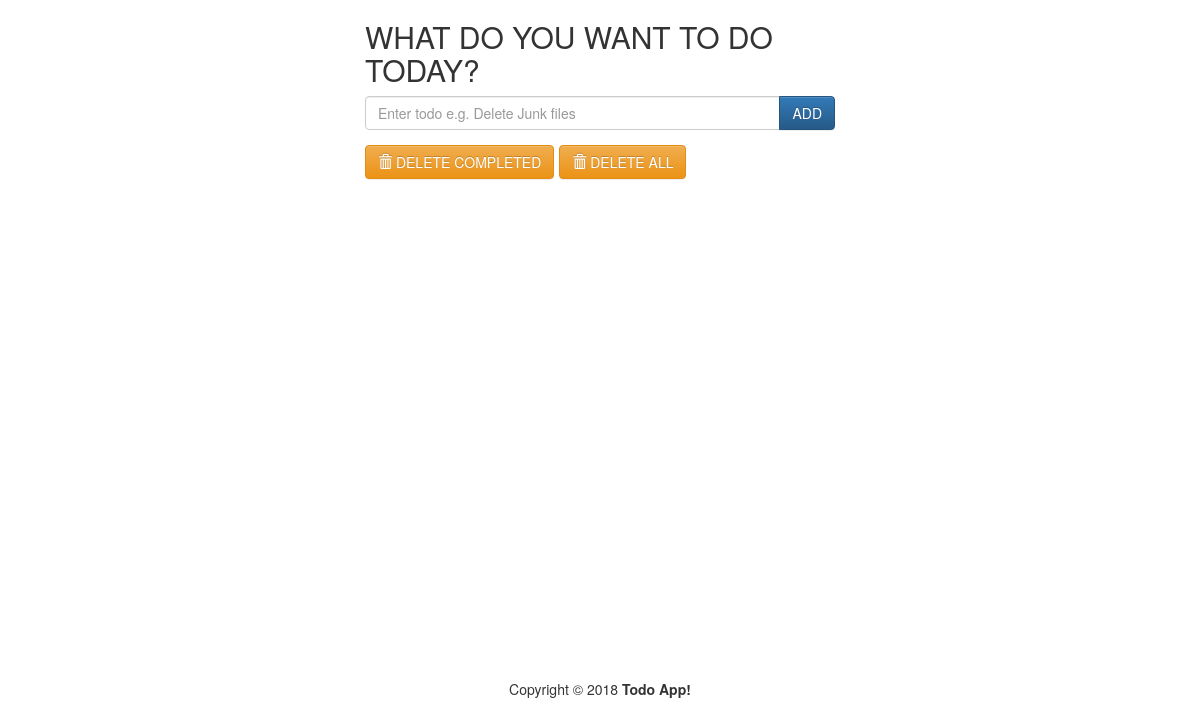
/todo/home/, run on an earlier commit of the app's database.
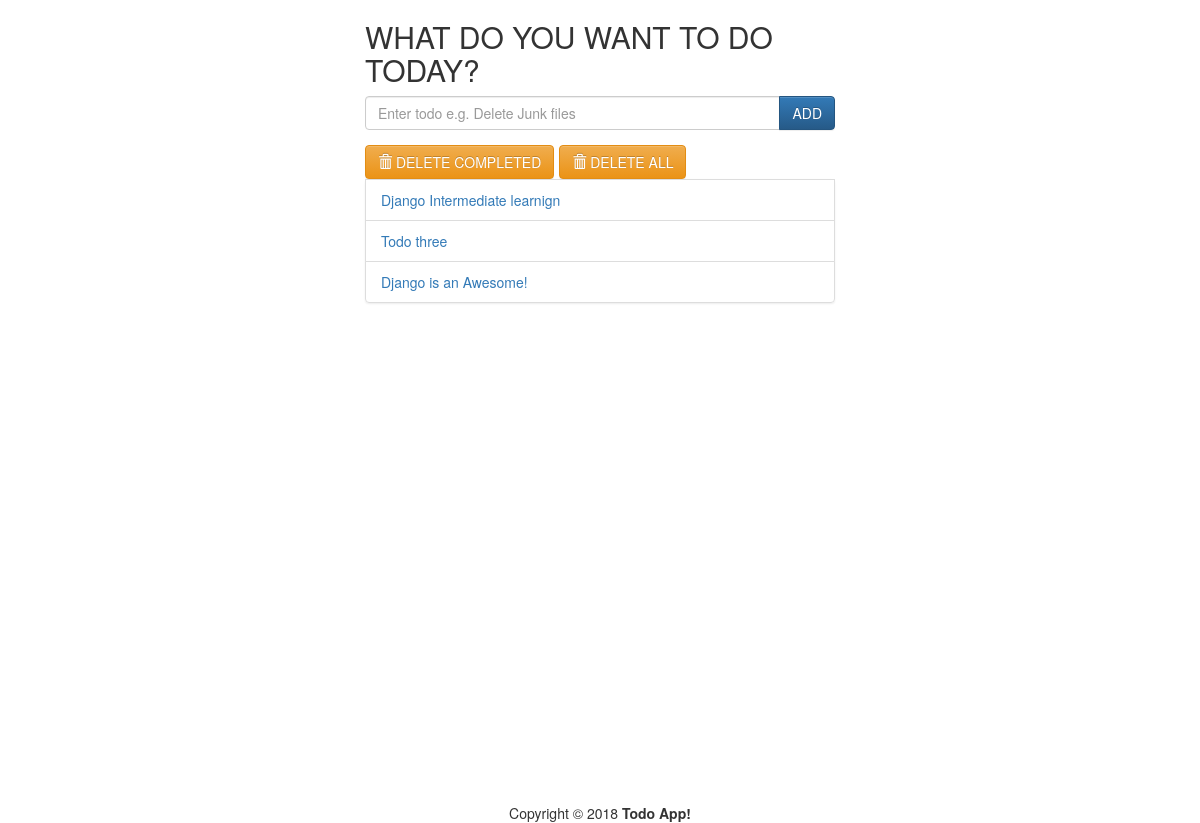
And on a later commit of the database.
### todo/models.py (models this page shows, shortened)
class Todo(models.Model):
    text = models.CharField(max_length=40)
    complete = models.BooleanField(default=False)

### todo/views.py (the view)
# urls.py: 2. Add a URL to urlpatterns:  path('', views.home, name='home')
def home(request):
    todo_list = Todo.objects.order_by('id')
    form = TodoForm()
    context = {'todo_list':todo_list, 'form':form}
    return render(request, 'todo/home.html', context)

### todo/forms.py
class TodoForm(forms.Form):
    text = forms.CharField(max_length=40, widget=forms.TextInput(
        attrs={'class':'form-control', 'placeholder':'Enter todo e.g. Delete Junk files', 'aria-label':'Todo', 'aria-describedby':'add-btn'}
    ))

### templates/todo/home.html (shortened to what this page needs)
{% extends 'master.html' %}
{% block content %}
    <div class="container">
    <div class="container-fluid" id="wrapper">
        <div class="row">
            <h2>WHAT DO YOU WANT TO DO TODAY?</h2>
            <form action="{% url 'add' %}" method="post" role="form">
                <div class="form-group">
                    <div class="input-group">
                        {{ form.text }}
                        <span class="input-group-btn">
                            <button type="submit" class="btn btn-primary" id="add-btn">ADD</button>
                        </span>
                    </div>
                </div>
            </form>
            <div class="row t10">
                <div class="col-lg-12">
                    <div class="btn-toolbar">
                        <div class="btn-group">
                            <a href="{% url 'deletecomplete' %}">
                            <button type="button" class="btn btn-warning">
                                <i class="glyphicon glyphicon-trash"></i>
                                DELETE COMPLETED
                            </button>
                                </a>
                        </div>
                        <div class="btn-group">
                            <a href="{% url 'deleteall' %}">
                            <button type="button" class="btn btn-warning">
                                <i class="glyphicon glyphicon-trash"></i>
                                DELETE ALL
                            </button>
                                </a>
                        </div>
                    </div>
                </div>
            </div>
            <ul class="list-group t20">
                {% for todo in todo_list %}
                    {% if todo.complete %}
                        <li class="list-group-item">{{ todo.text }}</li>
                        {% else %}
                        <a href="{% url 'complete' todo.id %}"><li class="list-group-item todo-completed">{{ todo.text }}</a></li>
                    {% endif %}
                {% endfor %}
            </ul>
        </div>
    </div>
        <br><br><br><br><br><br><br><br><br><br><br><br>
        <br><br><br><br><br><br><br><br><br><br><br><br>
    <footer>
        <div class="row pad">
            <div class="col-lg-12 text-center">
                Copyright &copy; 2018 <strong>Todo App!</strong>
            </div>
        </div>
    </footer>
    </div>
{% endblock %}

### templates/master.html (shortened to what this page needs)
{% load static %}
<!doctype html>
<html lang="en">
<head>
    <link rel="stylesheet" href="{% static 'css/bootstrap.min.css' %}">
    <link rel="stylesheet" href="{% static 'css/bootstrap-theme.min.css' %}">
    <link rel="stylesheet" href="{% static 'css/style.css' %}">
</head>
<body>
{% block content %}
{% endblock %}
</body>
</html>

### static/css/style.css (style rules this page uses)
.container { width: 500px; }

What changed in the data, as far as the page shows it:
added Todo: text "Django Intermediate learnign"
added Todo: text "Todo three"
added Todo: text "Django is an Awesome!"
